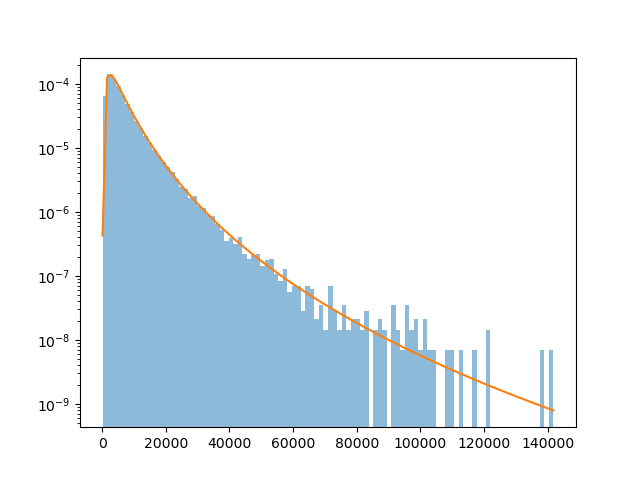

Reproduce this figure in Python.
import numpy as np
import matplotlib.pyplot as plt


def lognormal(x, m, s):
    return np.exp(- (np.log(x) - m)**2 / (2 * s**2)) / (x * s * np.sqrt(2* np.pi))
data = np.genfromtxt("sample")
mean, std, data = data[0], data[1], data[2:]

plt.hist(data, bins = 100, density=True, alpha=0.5)
plt.gca().set_yscale("log")

x = np.linspace(np.maximum(np.min(data), 1), np.max(data), 100)
print(np.min(data), np.max(data))
y = lognormal(x, mean, std)
print(y)

plt.plot(x, y)

plt.savefig("sample.png")
